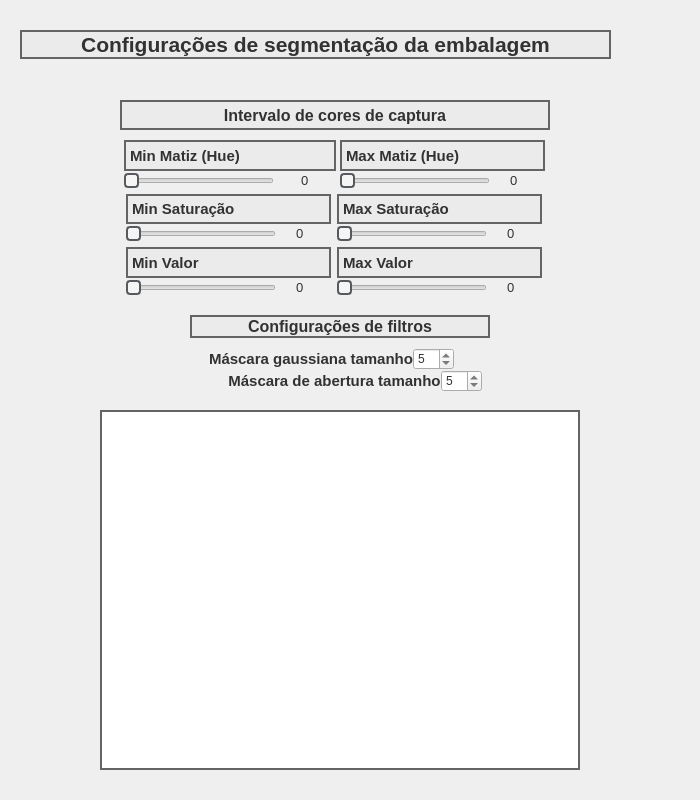
<?xml version="1.0" encoding="UTF-8"?>
<ui version="4.0">
 <class>Dialog</class>
 <widget class="QDialog" name="Dialog">
  <property name="geometry">
   <rect>
    <x>0</x>
    <y>0</y>
    <width>700</width>
    <height>800</height>
   </rect>
  </property>
  <property name="sizePolicy">
   <sizepolicy hsizetype="Preferred" vsizetype="Preferred">
    <horstretch>0</horstretch>
    <verstretch>0</verstretch>
   </sizepolicy>
  </property>
  <property name="minimumSize">
   <size>
    <width>700</width>
    <height>800</height>
   </size>
  </property>
  <property name="maximumSize">
   <size>
    <width>700</width>
    <height>800</height>
   </size>
  </property>
  <property name="windowTitle">
   <string>Dialog</string>
  </property>
  <widget class="QWidget" name="layoutWidget">
   <property name="geometry">
    <rect>
     <x>120</x>
     <y>100</y>
     <width>430</width>
     <height>201</height>
    </rect>
   </property>
   <layout class="QVBoxLayout" name="verticalLayout_7">
    <property name="spacing">
     <number>0</number>
    </property>
    <item>
     <widget class="QLabel" name="label_9">
      <property name="sizePolicy">
       <sizepolicy hsizetype="Preferred" vsizetype="Fixed">
        <horstretch>0</horstretch>
        <verstretch>0</verstretch>
       </sizepolicy>
      </property>
      <property name="minimumSize">
       <size>
        <width>0</width>
        <height>30</height>
       </size>
      </property>
      <property name="maximumSize">
       <size>
        <width>16777215</width>
        <height>30</height>
       </size>
      </property>
      <property name="font">
       <font>
        <pointsize>12</pointsize>
        <weight>75</weight>
        <bold>true</bold>
       </font>
      </property>
      <property name="autoFillBackground">
       <bool>false</bool>
      </property>
      <property name="styleSheet">
       <string notr="true">background-color: rgb(235, 235, 235);
color: rgb(50, 50, 50);
border-color: rgb(100, 100, 100);
border-width : 2px;
border-style:solid;</string>
      </property>
      <property name="text">
       <string>Intervalo de cores de captura</string>
      </property>
      <property name="alignment">
       <set>Qt::AlignCenter</set>
      </property>
     </widget>
    </item>
    <item>
     <spacer name="verticalSpacer_4">
      <property name="orientation">
       <enum>Qt::Vertical</enum>
      </property>
      <property name="sizeType">
       <enum>QSizePolicy::Fixed</enum>
      </property>
      <property name="sizeHint" stdset="0">
       <size>
        <width>20</width>
        <height>10</height>
       </size>
      </property>
     </spacer>
    </item>
    <item>
     <layout class="QHBoxLayout" name="horizontalLayout_7">
      <item>
       <layout class="QVBoxLayout" name="verticalLayout_5">
        <property name="spacing">
         <number>0</number>
        </property>
        <item>
         <widget class="QLabel" name="label">
          <property name="sizePolicy">
           <sizepolicy hsizetype="Preferred" vsizetype="Preferred">
            <horstretch>0</horstretch>
            <verstretch>0</verstretch>
           </sizepolicy>
          </property>
          <property name="font">
           <font>
            <pointsize>11</pointsize>
            <weight>75</weight>
            <bold>true</bold>
           </font>
          </property>
          <property name="styleSheet">
           <string notr="true">background-color: rgb(235, 235, 235);
color: rgb(50, 50, 50);
border-color: rgb(100, 100, 100);
border-width : 2px;
border-style:solid;</string>
          </property>
          <property name="text">
           <string>Min Matiz (Hue)</string>
          </property>
          <property name="alignment">
           <set>Qt::AlignLeading|Qt::AlignLeft|Qt::AlignVCenter</set>
          </property>
         </widget>
        </item>
        <item>
         <layout class="QHBoxLayout" name="horizontalLayout">
          <property name="spacing">
           <number>7</number>
          </property>
          <item>
           <widget class="QSlider" name="min_h_slider">
            <property name="sizePolicy">
             <sizepolicy hsizetype="Fixed" vsizetype="Fixed">
              <horstretch>0</horstretch>
              <verstretch>0</verstretch>
             </sizepolicy>
            </property>
            <property name="minimumSize">
             <size>
              <width>130</width>
              <height>0</height>
             </size>
            </property>
            <property name="maximumSize">
             <size>
              <width>150</width>
              <height>16777215</height>
             </size>
            </property>
            <property name="styleSheet">
             <string notr="true">QSlider::handle:horizontal {
    background: rgb(245, 245, 245);
    border: 2px solid #565a5e;
    width: 24px;
    height: 8px;
    border-radius: 4px;
}</string>
            </property>
            <property name="maximum">
             <number>255</number>
            </property>
            <property name="singleStep">
             <number>1</number>
            </property>
            <property name="pageStep">
             <number>10</number>
            </property>
            <property name="orientation">
             <enum>Qt::Horizontal</enum>
            </property>
            <property name="tickInterval">
             <number>1</number>
            </property>
           </widget>
          </item>
          <item>
           <spacer name="horizontalSpacer_3">
            <property name="sizePolicy">
             <sizepolicy hsizetype="Fixed" vsizetype="Minimum">
              <horstretch>0</horstretch>
              <verstretch>0</verstretch>
             </sizepolicy>
            </property>
            <property name="orientation">
             <enum>Qt::Horizontal</enum>
            </property>
            <property name="sizeType">
             <enum>QSizePolicy::Fixed</enum>
            </property>
            <property name="sizeHint" stdset="0">
             <size>
              <width>20</width>
              <height>20</height>
             </size>
            </property>
           </spacer>
          </item>
          <item>
           <widget class="QLabel" name="min_h_label">
            <property name="sizePolicy">
             <sizepolicy hsizetype="Fixed" vsizetype="Fixed">
              <horstretch>0</horstretch>
              <verstretch>0</verstretch>
             </sizepolicy>
            </property>
            <property name="minimumSize">
             <size>
              <width>35</width>
              <height>0</height>
             </size>
            </property>
            <property name="font">
             <font>
              <pointsize>10</pointsize>
             </font>
            </property>
            <property name="styleSheet">
             <string notr="true">color: rgb(50, 50, 50);
</string>
            </property>
            <property name="text">
             <string>0</string>
            </property>
           </widget>
          </item>
         </layout>
        </item>
       </layout>
      </item>
      <item>
       <layout class="QVBoxLayout" name="verticalLayout_6">
        <property name="spacing">
         <number>0</number>
        </property>
        <item>
         <widget class="QLabel" name="label_2">
          <property name="sizePolicy">
           <sizepolicy hsizetype="Preferred" vsizetype="Preferred">
            <horstretch>0</horstretch>
            <verstretch>0</verstretch>
           </sizepolicy>
          </property>
          <property name="font">
           <font>
            <pointsize>11</pointsize>
            <weight>75</weight>
            <bold>true</bold>
           </font>
          </property>
          <property name="styleSheet">
           <string notr="true">background-color: rgb(235, 235, 235);
color: rgb(50, 50, 50);
border-color: rgb(100, 100, 100);
border-width : 2px;
border-style:solid;</string>
          </property>
          <property name="text">
           <string>Max Matiz (Hue)</string>
          </property>
          <property name="alignment">
           <set>Qt::AlignLeading|Qt::AlignLeft|Qt::AlignVCenter</set>
          </property>
         </widget>
        </item>
        <item>
         <layout class="QHBoxLayout" name="horizontalLayout_2">
          <item>
           <widget class="QSlider" name="max_h_slider">
            <property name="sizePolicy">
             <sizepolicy hsizetype="Fixed" vsizetype="Fixed">
              <horstretch>0</horstretch>
              <verstretch>0</verstretch>
             </sizepolicy>
            </property>
            <property name="minimumSize">
             <size>
              <width>130</width>
              <height>0</height>
             </size>
            </property>
            <property name="maximumSize">
             <size>
              <width>150</width>
              <height>16777215</height>
             </size>
            </property>
            <property name="styleSheet">
             <string notr="true">QSlider::handle:horizontal {
    background: rgb(245, 245, 245);
    border: 2px solid #565a5e;
    width: 24px;
    height: 8px;
    border-radius: 4px;
}</string>
            </property>
            <property name="maximum">
             <number>255</number>
            </property>
            <property name="orientation">
             <enum>Qt::Horizontal</enum>
            </property>
            <property name="tickInterval">
             <number>1</number>
            </property>
           </widget>
          </item>
          <item>
           <spacer name="horizontalSpacer_4">
            <property name="sizePolicy">
             <sizepolicy hsizetype="Fixed" vsizetype="Minimum">
              <horstretch>0</horstretch>
              <verstretch>0</verstretch>
             </sizepolicy>
            </property>
            <property name="orientation">
             <enum>Qt::Horizontal</enum>
            </property>
            <property name="sizeType">
             <enum>QSizePolicy::Fixed</enum>
            </property>
            <property name="sizeHint" stdset="0">
             <size>
              <width>20</width>
              <height>20</height>
             </size>
            </property>
           </spacer>
          </item>
          <item>
           <widget class="QLabel" name="max_h_label">
            <property name="sizePolicy">
             <sizepolicy hsizetype="Fixed" vsizetype="Fixed">
              <horstretch>0</horstretch>
              <verstretch>0</verstretch>
             </sizepolicy>
            </property>
            <property name="minimumSize">
             <size>
              <width>35</width>
              <height>0</height>
             </size>
            </property>
            <property name="font">
             <font>
              <pointsize>10</pointsize>
             </font>
            </property>
            <property name="styleSheet">
             <string notr="true">color: rgb(50, 50, 50);
</string>
            </property>
            <property name="text">
             <string>0</string>
            </property>
           </widget>
          </item>
         </layout>
        </item>
       </layout>
      </item>
     </layout>
    </item>
    <item>
     <widget class="Line" name="line_2">
      <property name="sizePolicy">
       <sizepolicy hsizetype="Fixed" vsizetype="Fixed">
        <horstretch>0</horstretch>
        <verstretch>0</verstretch>
       </sizepolicy>
      </property>
      <property name="orientation">
       <enum>Qt::Horizontal</enum>
      </property>
     </widget>
    </item>
    <item>
     <layout class="QHBoxLayout" name="horizontalLayout_8">
      <item>
       <layout class="QVBoxLayout" name="verticalLayout_4">
        <property name="spacing">
         <number>0</number>
        </property>
        <item>
         <widget class="QLabel" name="label_3">
          <property name="sizePolicy">
           <sizepolicy hsizetype="Preferred" vsizetype="Preferred">
            <horstretch>0</horstretch>
            <verstretch>0</verstretch>
           </sizepolicy>
          </property>
          <property name="font">
           <font>
            <pointsize>11</pointsize>
            <weight>75</weight>
            <bold>true</bold>
           </font>
          </property>
          <property name="styleSheet">
           <string notr="true">background-color: rgb(235, 235, 235);
color: rgb(50, 50, 50);
border-color: rgb(100, 100, 100);
border-width : 2px;
border-style:solid;</string>
          </property>
          <property name="text">
           <string>Min Saturação</string>
          </property>
          <property name="alignment">
           <set>Qt::AlignLeading|Qt::AlignLeft|Qt::AlignVCenter</set>
          </property>
         </widget>
        </item>
        <item>
         <layout class="QHBoxLayout" name="horizontalLayout_3">
          <item>
           <widget class="QSlider" name="min_s_slider">
            <property name="sizePolicy">
             <sizepolicy hsizetype="Fixed" vsizetype="Fixed">
              <horstretch>0</horstretch>
              <verstretch>0</verstretch>
             </sizepolicy>
            </property>
            <property name="minimumSize">
             <size>
              <width>130</width>
              <height>0</height>
             </size>
            </property>
            <property name="maximumSize">
             <size>
              <width>150</width>
              <height>16777215</height>
             </size>
            </property>
            <property name="styleSheet">
             <string notr="true">QSlider::handle:horizontal {
    background: rgb(245, 245, 245);
    border: 2px solid #565a5e;
    width: 24px;
    height: 8px;
    border-radius: 4px;
}</string>
            </property>
            <property name="maximum">
             <number>255</number>
            </property>
            <property name="orientation">
             <enum>Qt::Horizontal</enum>
            </property>
            <property name="tickInterval">
             <number>1</number>
            </property>
           </widget>
          </item>
          <item>
           <spacer name="horizontalSpacer_2">
            <property name="sizePolicy">
             <sizepolicy hsizetype="Fixed" vsizetype="Minimum">
              <horstretch>0</horstretch>
              <verstretch>0</verstretch>
             </sizepolicy>
            </property>
            <property name="orientation">
             <enum>Qt::Horizontal</enum>
            </property>
            <property name="sizeType">
             <enum>QSizePolicy::Fixed</enum>
            </property>
            <property name="sizeHint" stdset="0">
             <size>
              <width>20</width>
              <height>20</height>
             </size>
            </property>
           </spacer>
          </item>
          <item>
           <widget class="QLabel" name="min_s_label">
            <property name="sizePolicy">
             <sizepolicy hsizetype="Fixed" vsizetype="Fixed">
              <horstretch>0</horstretch>
              <verstretch>0</verstretch>
             </sizepolicy>
            </property>
            <property name="minimumSize">
             <size>
              <width>35</width>
              <height>0</height>
             </size>
            </property>
            <property name="font">
             <font>
              <pointsize>10</pointsize>
             </font>
            </property>
            <property name="styleSheet">
             <string notr="true">color: rgb(50, 50, 50);
</string>
            </property>
            <property name="text">
             <string>0</string>
            </property>
           </widget>
          </item>
         </layout>
        </item>
       </layout>
      </item>
      <item>
       <layout class="QVBoxLayout" name="verticalLayout_3">
        <property name="spacing">
         <number>0</number>
        </property>
        <item>
         <widget class="QLabel" name="label_4">
          <property name="sizePolicy">
           <sizepolicy hsizetype="Preferred" vsizetype="Preferred">
            <horstretch>0</horstretch>
            <verstretch>0</verstretch>
           </sizepolicy>
          </property>
          <property name="font">
           <font>
            <pointsize>11</pointsize>
            <weight>75</weight>
            <bold>true</bold>
           </font>
          </property>
          <property name="styleSheet">
           <string notr="true">background-color: rgb(235, 235, 235);
color: rgb(50, 50, 50);
border-color: rgb(100, 100, 100);
border-width : 2px;
border-style:solid;</string>
          </property>
          <property name="text">
           <string>Max Saturação</string>
          </property>
          <property name="alignment">
           <set>Qt::AlignLeading|Qt::AlignLeft|Qt::AlignVCenter</set>
          </property>
         </widget>
        </item>
        <item>
         <layout class="QHBoxLayout" name="horizontalLayout_6">
          <item>
           <widget class="QSlider" name="max_s_slider">
            <property name="sizePolicy">
             <sizepolicy hsizetype="Fixed" vsizetype="Fixed">
              <horstretch>0</horstretch>
              <verstretch>0</verstretch>
             </sizepolicy>
            </property>
            <property name="minimumSize">
             <size>
              <width>130</width>
              <height>0</height>
             </size>
            </property>
            <property name="maximumSize">
             <size>
              <width>150</width>
              <height>16777215</height>
             </size>
            </property>
            <property name="styleSheet">
             <string notr="true">QSlider::handle:horizontal {
    background: rgb(245, 245, 245);
    border: 2px solid #565a5e;
    width: 24px;
    height: 8px;
    border-radius: 4px;
}</string>
            </property>
            <property name="maximum">
             <number>255</number>
            </property>
            <property name="orientation">
             <enum>Qt::Horizontal</enum>
            </property>
            <property name="tickInterval">
             <number>1</number>
            </property>
           </widget>
          </item>
          <item>
           <spacer name="horizontalSpacer_5">
            <property name="sizePolicy">
             <sizepolicy hsizetype="Fixed" vsizetype="Minimum">
              <horstretch>0</horstretch>
              <verstretch>0</verstretch>
             </sizepolicy>
            </property>
            <property name="orientation">
             <enum>Qt::Horizontal</enum>
            </property>
            <property name="sizeType">
             <enum>QSizePolicy::Fixed</enum>
            </property>
            <property name="sizeHint" stdset="0">
             <size>
              <width>20</width>
              <height>20</height>
             </size>
            </property>
           </spacer>
          </item>
          <item>
           <widget class="QLabel" name="max_s_label">
            <property name="sizePolicy">
             <sizepolicy hsizetype="Fixed" vsizetype="Fixed">
              <horstretch>0</horstretch>
              <verstretch>0</verstretch>
             </sizepolicy>
            </property>
            <property name="minimumSize">
             <size>
              <width>35</width>
              <height>0</height>
             </size>
            </property>
            <property name="font">
             <font>
              <pointsize>10</pointsize>
             </font>
            </property>
            <property name="styleSheet">
             <string notr="true">color: rgb(50, 50, 50);
</string>
            </property>
            <property name="text">
             <string>0</string>
            </property>
           </widget>
          </item>
         </layout>
        </item>
       </layout>
      </item>
     </layout>
    </item>
    <item>
     <widget class="Line" name="line">
      <property name="sizePolicy">
       <sizepolicy hsizetype="Fixed" vsizetype="Fixed">
        <horstretch>0</horstretch>
        <verstretch>0</verstretch>
       </sizepolicy>
      </property>
      <property name="orientation">
       <enum>Qt::Horizontal</enum>
      </property>
     </widget>
    </item>
    <item>
     <layout class="QHBoxLayout" name="horizontalLayout_9">
      <item>
       <layout class="QVBoxLayout" name="verticalLayout">
        <property name="spacing">
         <number>0</number>
        </property>
        <item>
         <widget class="QLabel" name="label_5">
          <property name="sizePolicy">
           <sizepolicy hsizetype="Preferred" vsizetype="Preferred">
            <horstretch>0</horstretch>
            <verstretch>0</verstretch>
           </sizepolicy>
          </property>
          <property name="font">
           <font>
            <pointsize>11</pointsize>
            <weight>75</weight>
            <bold>true</bold>
           </font>
          </property>
          <property name="styleSheet">
           <string notr="true">background-color: rgb(235, 235, 235);
color: rgb(50, 50, 50);
border-color: rgb(100, 100, 100);
border-width : 2px;
border-style:solid;</string>
          </property>
          <property name="text">
           <string>Min Valor</string>
          </property>
          <property name="alignment">
           <set>Qt::AlignLeading|Qt::AlignLeft|Qt::AlignVCenter</set>
          </property>
         </widget>
        </item>
        <item>
         <layout class="QHBoxLayout" name="horizontalLayout_5">
          <item>
           <widget class="QSlider" name="min_v_slider">
            <property name="sizePolicy">
             <sizepolicy hsizetype="Fixed" vsizetype="Fixed">
              <horstretch>0</horstretch>
              <verstretch>0</verstretch>
             </sizepolicy>
            </property>
            <property name="minimumSize">
             <size>
              <width>130</width>
              <height>0</height>
             </size>
            </property>
            <property name="maximumSize">
             <size>
              <width>150</width>
              <height>16777215</height>
             </size>
            </property>
            <property name="styleSheet">
             <string notr="true">QSlider::handle:horizontal {
    background: rgb(245, 245, 245);
    border: 2px solid #565a5e;
    width: 24px;
    height: 8px;
    border-radius: 4px;
}</string>
            </property>
            <property name="maximum">
             <number>255</number>
            </property>
            <property name="orientation">
             <enum>Qt::Horizontal</enum>
            </property>
            <property name="tickInterval">
             <number>1</number>
            </property>
           </widget>
          </item>
          <item>
           <spacer name="horizontalSpacer">
            <property name="sizePolicy">
             <sizepolicy hsizetype="Fixed" vsizetype="Minimum">
              <horstretch>0</horstretch>
              <verstretch>0</verstretch>
             </sizepolicy>
            </property>
            <property name="orientation">
             <enum>Qt::Horizontal</enum>
            </property>
            <property name="sizeType">
             <enum>QSizePolicy::Fixed</enum>
            </property>
            <property name="sizeHint" stdset="0">
             <size>
              <width>20</width>
              <height>20</height>
             </size>
            </property>
           </spacer>
          </item>
          <item>
           <widget class="QLabel" name="min_v_label">
            <property name="sizePolicy">
             <sizepolicy hsizetype="Fixed" vsizetype="Fixed">
              <horstretch>0</horstretch>
              <verstretch>0</verstretch>
             </sizepolicy>
            </property>
            <property name="minimumSize">
             <size>
              <width>35</width>
              <height>0</height>
             </size>
            </property>
            <property name="font">
             <font>
              <pointsize>10</pointsize>
             </font>
            </property>
            <property name="styleSheet">
             <string notr="true">color: rgb(50, 50, 50);
</string>
            </property>
            <property name="text">
             <string>0</string>
            </property>
           </widget>
          </item>
         </layout>
        </item>
       </layout>
      </item>
      <item>
       <layout class="QVBoxLayout" name="verticalLayout_2">
        <property name="spacing">
         <number>0</number>
        </property>
        <item>
         <widget class="QLabel" name="label_6">
          <property name="sizePolicy">
           <sizepolicy hsizetype="Preferred" vsizetype="Preferred">
            <horstretch>0</horstretch>
            <verstretch>0</verstretch>
           </sizepolicy>
          </property>
          <property name="font">
           <font>
            <pointsize>11</pointsize>
            <weight>75</weight>
            <bold>true</bold>
           </font>
          </property>
          <property name="styleSheet">
           <string notr="true">background-color: rgb(235, 235, 235);
color: rgb(50, 50, 50);
border-color: rgb(100, 100, 100);
border-width : 2px;
border-style:solid;</string>
          </property>
          <property name="text">
           <string>Max Valor</string>
          </property>
          <property name="alignment">
           <set>Qt::AlignLeading|Qt::AlignLeft|Qt::AlignVCenter</set>
          </property>
         </widget>
        </item>
        <item>
         <layout class="QHBoxLayout" name="horizontalLayout_4">
          <item>
           <widget class="QSlider" name="max_v_slider">
            <property name="sizePolicy">
             <sizepolicy hsizetype="Fixed" vsizetype="Fixed">
              <horstretch>0</horstretch>
              <verstretch>0</verstretch>
             </sizepolicy>
            </property>
            <property name="minimumSize">
             <size>
              <width>130</width>
              <height>0</height>
             </size>
            </property>
            <property name="maximumSize">
             <size>
              <width>150</width>
              <height>16777215</height>
             </size>
            </property>
            <property name="styleSheet">
             <string notr="true">QSlider::handle:horizontal {
    background: rgb(245, 245, 245);
    border: 2px solid #565a5e;
    width: 24px;
    height: 8px;
    border-radius: 4px;
}</string>
            </property>
            <property name="maximum">
             <number>255</number>
            </property>
            <property name="orientation">
             <enum>Qt::Horizontal</enum>
            </property>
            <property name="tickInterval">
             <number>1</number>
            </property>
           </widget>
          </item>
          <item>
           <spacer name="horizontalSpacer_6">
            <property name="sizePolicy">
             <sizepolicy hsizetype="Fixed" vsizetype="Minimum">
              <horstretch>0</horstretch>
              <verstretch>0</verstretch>
             </sizepolicy>
            </property>
            <property name="orientation">
             <enum>Qt::Horizontal</enum>
            </property>
            <property name="sizeType">
             <enum>QSizePolicy::Fixed</enum>
            </property>
            <property name="sizeHint" stdset="0">
             <size>
              <width>20</width>
              <height>20</height>
             </size>
            </property>
           </spacer>
          </item>
          <item>
           <widget class="QLabel" name="max_v_label">
            <property name="sizePolicy">
             <sizepolicy hsizetype="Fixed" vsizetype="Fixed">
              <horstretch>0</horstretch>
              <verstretch>0</verstretch>
             </sizepolicy>
            </property>
            <property name="minimumSize">
             <size>
              <width>35</width>
              <height>0</height>
             </size>
            </property>
            <property name="font">
             <font>
              <pointsize>10</pointsize>
             </font>
            </property>
            <property name="styleSheet">
             <string notr="true">color: rgb(50, 50, 50);
</string>
            </property>
            <property name="text">
             <string>0</string>
            </property>
           </widget>
          </item>
         </layout>
        </item>
       </layout>
      </item>
     </layout>
    </item>
    <item>
     <widget class="Line" name="line_3">
      <property name="sizePolicy">
       <sizepolicy hsizetype="Fixed" vsizetype="Fixed">
        <horstretch>0</horstretch>
        <verstretch>0</verstretch>
       </sizepolicy>
      </property>
      <property name="orientation">
       <enum>Qt::Horizontal</enum>
      </property>
     </widget>
    </item>
   </layout>
  </widget>
  <widget class="QGraphicsView" name="config_dialog_graphics_view">
   <property name="geometry">
    <rect>
     <x>100</x>
     <y>410</y>
     <width>480</width>
     <height>360</height>
    </rect>
   </property>
   <property name="sizePolicy">
    <sizepolicy hsizetype="Fixed" vsizetype="Fixed">
     <horstretch>0</horstretch>
     <verstretch>0</verstretch>
    </sizepolicy>
   </property>
   <property name="minimumSize">
    <size>
     <width>480</width>
     <height>360</height>
    </size>
   </property>
   <property name="maximumSize">
    <size>
     <width>480</width>
     <height>360</height>
    </size>
   </property>
   <property name="styleSheet">
    <string notr="true">border-color: rgb(100, 100, 100);
border-width : 2px;
border-style:solid;</string>
   </property>
   <property name="alignment">
    <set>Qt::AlignRight|Qt::AlignTrailing|Qt::AlignVCenter</set>
   </property>
  </widget>
  <widget class="QWidget" name="layoutWidget_2">
   <property name="geometry">
    <rect>
     <x>190</x>
     <y>348</y>
     <width>283</width>
     <height>22</height>
    </rect>
   </property>
   <layout class="QHBoxLayout" name="horizontalLayout_11">
    <property name="spacing">
     <number>0</number>
    </property>
    <item>
     <spacer name="horizontalSpacer_9">
      <property name="orientation">
       <enum>Qt::Horizontal</enum>
      </property>
      <property name="sizeHint" stdset="0">
       <size>
        <width>40</width>
        <height>20</height>
       </size>
      </property>
     </spacer>
    </item>
    <item>
     <widget class="QLabel" name="label_7">
      <property name="sizePolicy">
       <sizepolicy hsizetype="Preferred" vsizetype="Fixed">
        <horstretch>0</horstretch>
        <verstretch>0</verstretch>
       </sizepolicy>
      </property>
      <property name="font">
       <font>
        <pointsize>11</pointsize>
        <weight>75</weight>
        <bold>true</bold>
       </font>
      </property>
      <property name="styleSheet">
       <string notr="true">color: rgb(50, 50, 50);</string>
      </property>
      <property name="text">
       <string>Máscara gaussiana tamanho</string>
      </property>
      <property name="alignment">
       <set>Qt::AlignCenter</set>
      </property>
     </widget>
    </item>
    <item>
     <widget class="QSpinBox" name="gaussian_kernel_spin_box">
      <property name="sizePolicy">
       <sizepolicy hsizetype="Fixed" vsizetype="Fixed">
        <horstretch>0</horstretch>
        <verstretch>0</verstretch>
       </sizepolicy>
      </property>
      <property name="styleSheet">
       <string notr="true">color: rgb(50, 50, 50);
</string>
      </property>
      <property name="readOnly">
       <bool>false</bool>
      </property>
      <property name="minimum">
       <number>3</number>
      </property>
      <property name="maximum">
       <number>49</number>
      </property>
      <property name="singleStep">
       <number>2</number>
      </property>
      <property name="value">
       <number>5</number>
      </property>
     </widget>
    </item>
    <item>
     <spacer name="horizontalSpacer_16">
      <property name="orientation">
       <enum>Qt::Horizontal</enum>
      </property>
      <property name="sizeType">
       <enum>QSizePolicy::Expanding</enum>
      </property>
      <property name="sizeHint" stdset="0">
       <size>
        <width>40</width>
        <height>10</height>
       </size>
      </property>
     </spacer>
    </item>
   </layout>
  </widget>
  <widget class="QLabel" name="label_10">
   <property name="geometry">
    <rect>
     <x>190</x>
     <y>315</y>
     <width>300</width>
     <height>23</height>
    </rect>
   </property>
   <property name="sizePolicy">
    <sizepolicy hsizetype="Preferred" vsizetype="Fixed">
     <horstretch>0</horstretch>
     <verstretch>0</verstretch>
    </sizepolicy>
   </property>
   <property name="minimumSize">
    <size>
     <width>300</width>
     <height>0</height>
    </size>
   </property>
   <property name="maximumSize">
    <size>
     <width>16777215</width>
     <height>30</height>
    </size>
   </property>
   <property name="font">
    <font>
     <pointsize>12</pointsize>
     <weight>75</weight>
     <bold>true</bold>
    </font>
   </property>
   <property name="styleSheet">
    <string notr="true">background-color: rgb(235, 235, 235);
color: rgb(50, 50, 50);
border-color: rgb(100, 100, 100);
border-width : 2px;
border-style:solid;</string>
   </property>
   <property name="text">
    <string>Configurações de filtros</string>
   </property>
   <property name="alignment">
    <set>Qt::AlignCenter</set>
   </property>
  </widget>
  <widget class="QWidget" name="layoutWidget_3">
   <property name="geometry">
    <rect>
     <x>190</x>
     <y>370</y>
     <width>330</width>
     <height>22</height>
    </rect>
   </property>
   <layout class="QHBoxLayout" name="horizontalLayout_10">
    <property name="spacing">
     <number>0</number>
    </property>
    <item>
     <spacer name="horizontalSpacer_11">
      <property name="orientation">
       <enum>Qt::Horizontal</enum>
      </property>
      <property name="sizeHint" stdset="0">
       <size>
        <width>40</width>
        <height>20</height>
       </size>
      </property>
     </spacer>
    </item>
    <item>
     <widget class="QLabel" name="label_8">
      <property name="sizePolicy">
       <sizepolicy hsizetype="Preferred" vsizetype="Fixed">
        <horstretch>0</horstretch>
        <verstretch>0</verstretch>
       </sizepolicy>
      </property>
      <property name="font">
       <font>
        <pointsize>11</pointsize>
        <weight>75</weight>
        <bold>true</bold>
       </font>
      </property>
      <property name="styleSheet">
       <string notr="true">color: rgb(50, 50, 50);</string>
      </property>
      <property name="text">
       <string>Máscara de abertura tamanho</string>
      </property>
      <property name="alignment">
       <set>Qt::AlignCenter</set>
      </property>
     </widget>
    </item>
    <item>
     <widget class="QSpinBox" name="opening_kernel_spin_box">
      <property name="sizePolicy">
       <sizepolicy hsizetype="Fixed" vsizetype="Fixed">
        <horstretch>0</horstretch>
        <verstretch>0</verstretch>
       </sizepolicy>
      </property>
      <property name="styleSheet">
       <string notr="true">color: rgb(50, 50, 50);
</string>
      </property>
      <property name="readOnly">
       <bool>false</bool>
      </property>
      <property name="minimum">
       <number>3</number>
      </property>
      <property name="maximum">
       <number>49</number>
      </property>
      <property name="singleStep">
       <number>2</number>
      </property>
      <property name="value">
       <number>5</number>
      </property>
     </widget>
    </item>
    <item>
     <spacer name="horizontalSpacer_17">
      <property name="orientation">
       <enum>Qt::Horizontal</enum>
      </property>
      <property name="sizeType">
       <enum>QSizePolicy::Expanding</enum>
      </property>
      <property name="sizeHint" stdset="0">
       <size>
        <width>40</width>
        <height>20</height>
       </size>
      </property>
     </spacer>
    </item>
   </layout>
  </widget>
  <widget class="QLabel" name="label_33">
   <property name="geometry">
    <rect>
     <x>20</x>
     <y>30</y>
     <width>591</width>
     <height>29</height>
    </rect>
   </property>
   <property name="font">
    <font>
     <pointsize>16</pointsize>
     <weight>75</weight>
     <bold>true</bold>
    </font>
   </property>
   <property name="styleSheet">
    <string notr="true">background-color: rgb(235, 235, 235);
color: rgb(50, 50, 50);
border-color: rgb(100, 100, 100);
border-width : 2px;
border-style:solid;</string>
   </property>
   <property name="text">
    <string>Configurações de segmentação da embalagem</string>
   </property>
   <property name="alignment">
    <set>Qt::AlignCenter</set>
   </property>
  </widget>
 </widget>
 <resources/>
 <connections/>
</ui>
